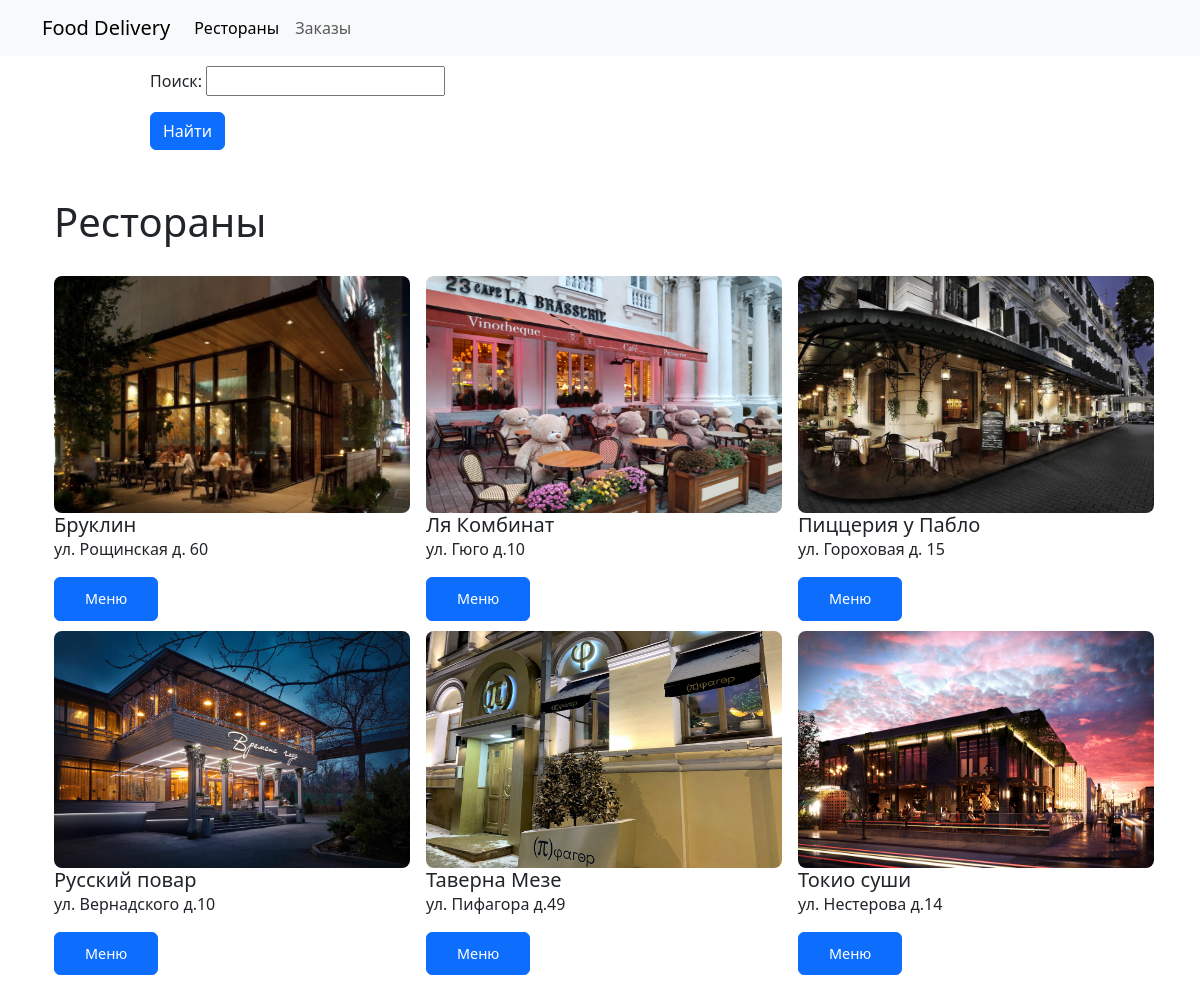
/delivery/rests/, run on the app's committed database.
### food_delivery/models.py (models this page shows, shortened)
class Restaurant(models.Model):
    id_rest = models.AutoField(auto_created=True, primary_key=True, verbose_name='id ресторана')
    name = models.CharField(max_length=80,verbose_name='название ресторана')
    address = models.CharField(max_length=100,verbose_name='адрес ресторана')
    photo_rest = models.ImageField(null = True, blank = True, upload_to=rest_photo_directory_path, verbose_name='фото ресторана')
    id_warehouse = models.OneToOneField(
        Warehouse,
        verbose_name='склад',
        related_name='restaurant',
        null=True,
        blank=True,
        on_delete=models.SET_NULL
    )
    class Meta:
        verbose_name = 'Ресторан'
        verbose_name_plural = 'Рестораны'
        ordering = ['name']

### food_delivery/views.py (the view)
# urls.py: path('rests/',RestaurantsListViews.as_view(),name = 'rests'),
class RestaurantsListViews(FilterView):
    template_name = 'food_delivery/restaurants_list.html'
    model = Restaurant
    context_object_name = 'rests'
    filterset_class = RestsFilter

### food_delivery/templates/food_delivery/restaurants_list.html (shortened to what this page needs)
{% extends 'base.html' %}
{% block sidebar %}
<div class="col-md-3" style="margin-top: 10px; margin-left: 150px;">
    <div class="card-body">
        <form method="get">
            {{ filter.form.as_p }}
            <button class="btn btn-primary" type="submit">Найти</button>
        </form>
    </div>
</div>
{% endblock %}
{% block body %}
<div class="container nt-5 mb-5">
    <div class="container nt-5 mt-5">
        <h1 style="margin-bottom: 30px;">Рестораны</h1>
        <div class="row">
            {% for rest in rests %}
                <div class="col-md-4 nt-4" style="margin-bottom: 10px">
                    <div class="card-img-container">
                        {% if rest.photo_rest %}
                            <img src="{{rest.photo_rest.url}}" class="rounded-3" width="356px" height="237px"/>
                        {% endif %}
                    </div>
                    <div class="card-body">
                        <h5 class="card-title">{{rest.name}}</h5>
                        <p class="card-text">{{rest.address}}</p>
                        <form action="{% url 'food_delivery:rest_menu' rest.pk %}">
                            <button class="btn btn-primary" style="padding: 10px 30px; font-size: 0.9rem;"
                            >Меню</button>
                        </form>
                    </div>
                </div>
            {% endfor %}
        </div>
    </div>
</div>
{% endblock %}

### food_delivery/templates/base.html (style rules this page uses)
body { margin: 0; padding: 0; }

### data on the page
Restaurant: photo_rest (picture), name "Бруклин", address "ул. Рощинская д. 60"
Restaurant: photo_rest (picture), name "Ля Комбинат", address "ул. Гюго д.10"
Restaurant: photo_rest (picture), name "Пиццерия у Пабло", address "ул. Гороховая д. 15"
Restaurant: photo_rest (picture), name "Русский повар", address "ул. Вернадского д.10"
Restaurant: photo_rest (picture), name "Таверна Мезе", address "ул. Пифагора д.49"
Restaurant: photo_rest (picture), name "Токио суши", address "ул. Нестерова д.14"
